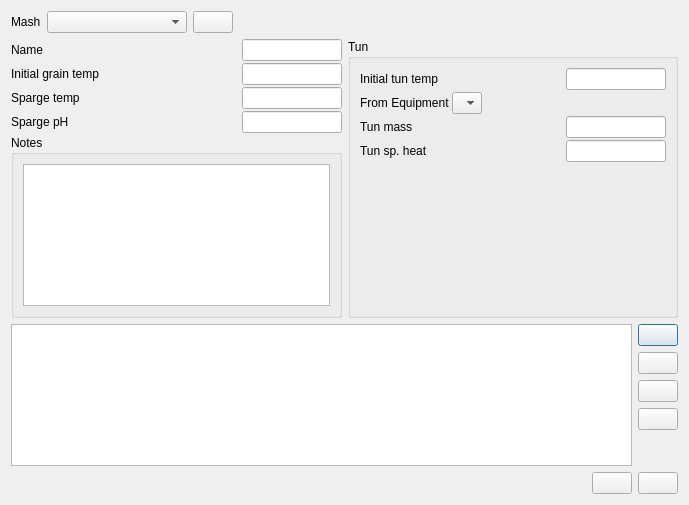
<?xml version="1.0" encoding="UTF-8"?>
<ui version="4.0">
 <class>namedMashEditor</class>
 <widget class="QDialog" name="namedMashEditor">
  <property name="geometry">
   <rect>
    <x>0</x>
    <y>0</y>
    <width>689</width>
    <height>505</height>
   </rect>
  </property>
  <property name="windowTitle">
   <string>Named Mash Editor</string>
  </property>
  <layout class="QVBoxLayout" name="verticalLayout_6">
   <item>
    <layout class="QHBoxLayout" name="horizontalLayout_mashs">
     <item>
      <widget class="QLabel" name="label_9">
       <property name="text">
        <string>Mash</string>
       </property>
      </widget>
     </item>
     <item>
      <widget class="QComboBox" name="mashComboBox">
       <property name="minimumSize">
        <size>
         <width>140</width>
         <height>0</height>
        </size>
       </property>
       <property name="sizeAdjustPolicy">
        <enum>QComboBox::AdjustToContents</enum>
       </property>
      </widget>
     </item>
     <item>
      <widget class="QPushButton" name="pushButton_remove">
       <property name="toolTip">
        <string>Delete selected style</string>
       </property>
       <property name="text">
        <string/>
       </property>
       <property name="icon">
        <iconset resource="../build/brewtarget.qrc">
         <normaloff>:/images/smallMinus.svg</normaloff>:/images/smallMinus.svg</iconset>
       </property>
       <property name="autoDefault">
        <bool>false</bool>
       </property>
      </widget>
     </item>
     <item>
      <spacer name="horizontalSpacer">
       <property name="orientation">
        <enum>Qt::Horizontal</enum>
       </property>
       <property name="sizeHint" stdset="0">
        <size>
         <width>40</width>
         <height>20</height>
        </size>
       </property>
      </spacer>
     </item>
    </layout>
   </item>
   <item>
    <layout class="QHBoxLayout" name="horizontalLayout_10">
     <item>
      <layout class="QVBoxLayout" name="verticalLayout_3">
       <property name="spacing">
        <number>2</number>
       </property>
       <item>
        <layout class="QHBoxLayout" name="horizontalLayout">
         <item>
          <widget class="QLabel" name="label">
           <property name="sizePolicy">
            <sizepolicy hsizetype="Expanding" vsizetype="Preferred">
             <horstretch>0</horstretch>
             <verstretch>0</verstretch>
            </sizepolicy>
           </property>
           <property name="text">
            <string>Name</string>
           </property>
          </widget>
         </item>
         <item>
          <widget class="QLineEdit" name="lineEdit_name">
           <property name="sizePolicy">
            <sizepolicy hsizetype="Fixed" vsizetype="Fixed">
             <horstretch>0</horstretch>
             <verstretch>0</verstretch>
            </sizepolicy>
           </property>
           <property name="maximumSize">
            <size>
             <width>100</width>
             <height>16777215</height>
            </size>
           </property>
           <property name="toolTip">
            <string>Name</string>
           </property>
          </widget>
         </item>
        </layout>
       </item>
       <item>
        <layout class="QHBoxLayout" name="horizontalLayout_2">
         <item>
          <widget class="QLabel" name="label_2">
           <property name="sizePolicy">
            <sizepolicy hsizetype="Expanding" vsizetype="Preferred">
             <horstretch>0</horstretch>
             <verstretch>0</verstretch>
            </sizepolicy>
           </property>
           <property name="text">
            <string>Initial grain temp</string>
           </property>
          </widget>
         </item>
         <item>
          <widget class="QLineEdit" name="lineEdit_grainTemp">
           <property name="sizePolicy">
            <sizepolicy hsizetype="Fixed" vsizetype="Fixed">
             <horstretch>0</horstretch>
             <verstretch>0</verstretch>
            </sizepolicy>
           </property>
           <property name="maximumSize">
            <size>
             <width>100</width>
             <height>16777215</height>
            </size>
           </property>
           <property name="toolTip">
            <string>Initial grain temp</string>
           </property>
          </widget>
         </item>
        </layout>
       </item>
       <item>
        <layout class="QHBoxLayout" name="horizontalLayout_4">
         <item>
          <widget class="QLabel" name="label_4">
           <property name="sizePolicy">
            <sizepolicy hsizetype="Expanding" vsizetype="Preferred">
             <horstretch>0</horstretch>
             <verstretch>0</verstretch>
            </sizepolicy>
           </property>
           <property name="text">
            <string>Sparge temp</string>
           </property>
          </widget>
         </item>
         <item>
          <widget class="QLineEdit" name="lineEdit_spargeTemp">
           <property name="sizePolicy">
            <sizepolicy hsizetype="Fixed" vsizetype="Fixed">
             <horstretch>0</horstretch>
             <verstretch>0</verstretch>
            </sizepolicy>
           </property>
           <property name="maximumSize">
            <size>
             <width>100</width>
             <height>16777215</height>
            </size>
           </property>
           <property name="toolTip">
            <string>Sparge temp target</string>
           </property>
          </widget>
         </item>
        </layout>
       </item>
       <item>
        <layout class="QHBoxLayout" name="horizontalLayout_5">
         <item>
          <widget class="QLabel" name="label_5">
           <property name="sizePolicy">
            <sizepolicy hsizetype="Expanding" vsizetype="Preferred">
             <horstretch>0</horstretch>
             <verstretch>0</verstretch>
            </sizepolicy>
           </property>
           <property name="text">
            <string>Sparge pH</string>
           </property>
          </widget>
         </item>
         <item>
          <widget class="QLineEdit" name="lineEdit_spargePh">
           <property name="sizePolicy">
            <sizepolicy hsizetype="Fixed" vsizetype="Fixed">
             <horstretch>0</horstretch>
             <verstretch>0</verstretch>
            </sizepolicy>
           </property>
           <property name="maximumSize">
            <size>
             <width>100</width>
             <height>16777215</height>
            </size>
           </property>
           <property name="toolTip">
            <string>Sparge pH</string>
           </property>
          </widget>
         </item>
        </layout>
       </item>
       <item>
        <widget class="QGroupBox" name="groupBox">
         <property name="sizePolicy">
          <sizepolicy hsizetype="Preferred" vsizetype="MinimumExpanding">
           <horstretch>0</horstretch>
           <verstretch>0</verstretch>
          </sizepolicy>
         </property>
         <property name="minimumSize">
          <size>
           <width>0</width>
           <height>100</height>
          </size>
         </property>
         <property name="title">
          <string>Notes</string>
         </property>
         <layout class="QVBoxLayout" name="verticalLayout">
          <item>
           <widget class="QTextEdit" name="textEdit_notes"/>
          </item>
         </layout>
        </widget>
       </item>
      </layout>
     </item>
     <item>
      <layout class="QVBoxLayout" name="verticalLayout_4">
       <property name="spacing">
        <number>2</number>
       </property>
       <item>
        <widget class="QGroupBox" name="groupBox_2">
         <property name="title">
          <string>Tun</string>
         </property>
         <layout class="QVBoxLayout" name="verticalLayout_2">
          <property name="spacing">
           <number>2</number>
          </property>
          <item>
           <layout class="QHBoxLayout" name="horizontalLayout_3">
            <item>
             <widget class="QLabel" name="label_3">
              <property name="sizePolicy">
               <sizepolicy hsizetype="Expanding" vsizetype="Preferred">
                <horstretch>0</horstretch>
                <verstretch>0</verstretch>
               </sizepolicy>
              </property>
              <property name="text">
               <string>Initial tun temp</string>
              </property>
             </widget>
            </item>
            <item>
             <widget class="QLineEdit" name="lineEdit_tunTemp">
              <property name="sizePolicy">
               <sizepolicy hsizetype="Fixed" vsizetype="Fixed">
                <horstretch>0</horstretch>
                <verstretch>0</verstretch>
               </sizepolicy>
              </property>
              <property name="maximumSize">
               <size>
                <width>100</width>
                <height>16777215</height>
               </size>
              </property>
              <property name="toolTip">
               <string>Initial tun temp</string>
              </property>
             </widget>
            </item>
           </layout>
          </item>
          <item>
           <layout class="QHBoxLayout" name="horizontalLayout_11">
            <item>
             <widget class="QLabel" name="label_8">
              <property name="text">
               <string>From Equipment</string>
              </property>
             </widget>
            </item>
            <item>
             <widget class="CustomComboBox" name="equipmentComboBox">
              <property name="sizePolicy">
               <sizepolicy hsizetype="Maximum" vsizetype="Fixed">
                <horstretch>0</horstretch>
                <verstretch>0</verstretch>
               </sizepolicy>
              </property>
              <property name="maximumSize">
               <size>
                <width>30</width>
                <height>16777215</height>
               </size>
              </property>
             </widget>
            </item>
            <item>
             <spacer name="horizontalSpacer_3">
              <property name="orientation">
               <enum>Qt::Horizontal</enum>
              </property>
              <property name="sizeHint" stdset="0">
               <size>
                <width>40</width>
                <height>20</height>
               </size>
              </property>
             </spacer>
            </item>
           </layout>
          </item>
          <item>
           <layout class="QHBoxLayout" name="horizontalLayout_6">
            <item>
             <widget class="QLabel" name="label_6">
              <property name="sizePolicy">
               <sizepolicy hsizetype="Expanding" vsizetype="Preferred">
                <horstretch>0</horstretch>
                <verstretch>0</verstretch>
               </sizepolicy>
              </property>
              <property name="text">
               <string>Tun mass</string>
              </property>
             </widget>
            </item>
            <item>
             <widget class="QLineEdit" name="lineEdit_tunMass">
              <property name="sizePolicy">
               <sizepolicy hsizetype="Fixed" vsizetype="Fixed">
                <horstretch>0</horstretch>
                <verstretch>0</verstretch>
               </sizepolicy>
              </property>
              <property name="maximumSize">
               <size>
                <width>100</width>
                <height>16777215</height>
               </size>
              </property>
              <property name="toolTip">
               <string>Tun mass</string>
              </property>
             </widget>
            </item>
           </layout>
          </item>
          <item>
           <layout class="QHBoxLayout" name="horizontalLayout_7">
            <item>
             <widget class="QLabel" name="label_7">
              <property name="sizePolicy">
               <sizepolicy hsizetype="Expanding" vsizetype="Preferred">
                <horstretch>0</horstretch>
                <verstretch>0</verstretch>
               </sizepolicy>
              </property>
              <property name="text">
               <string>Tun sp. heat</string>
              </property>
             </widget>
            </item>
            <item>
             <widget class="QLineEdit" name="lineEdit_tunSpHeat">
              <property name="sizePolicy">
               <sizepolicy hsizetype="Fixed" vsizetype="Fixed">
                <horstretch>0</horstretch>
                <verstretch>0</verstretch>
               </sizepolicy>
              </property>
              <property name="maximumSize">
               <size>
                <width>100</width>
                <height>16777215</height>
               </size>
              </property>
              <property name="toolTip">
               <string>Tun specific heat (cal/(g*K))</string>
              </property>
             </widget>
            </item>
           </layout>
          </item>
          <item>
           <spacer name="verticalSpacer_2">
            <property name="orientation">
             <enum>Qt::Vertical</enum>
            </property>
            <property name="sizeHint" stdset="0">
             <size>
              <width>20</width>
              <height>40</height>
             </size>
            </property>
           </spacer>
          </item>
         </layout>
        </widget>
       </item>
      </layout>
     </item>
    </layout>
   </item>
   <item>
    <layout class="QHBoxLayout" name="horizontalLayout_9">
     <item>
      <widget class="QTableView" name="mashStepTableWidget">
       <property name="contextMenuPolicy">
        <enum>Qt::CustomContextMenu</enum>
       </property>
      </widget>
     </item>
     <item>
      <layout class="QVBoxLayout" name="verticalLayout_5">
       <item>
        <widget class="QPushButton" name="pushButton_addMashStep">
         <property name="toolTip">
          <string>Add mash step</string>
         </property>
         <property name="text">
          <string/>
         </property>
         <property name="icon">
          <iconset resource="../build/brewtarget.qrc">
           <normaloff>:/images/smallPlus.svg</normaloff>:/images/smallPlus.svg</iconset>
         </property>
        </widget>
       </item>
       <item>
        <widget class="QPushButton" name="pushButton_removeMashStep">
         <property name="toolTip">
          <string>Remove selected mash step</string>
         </property>
         <property name="text">
          <string/>
         </property>
         <property name="icon">
          <iconset resource="../build/brewtarget.qrc">
           <normaloff>:/images/smallMinus.svg</normaloff>:/images/smallMinus.svg</iconset>
         </property>
        </widget>
       </item>
       <item>
        <widget class="QPushButton" name="pushButton_mashUp">
         <property name="toolTip">
          <string>Mash step up</string>
         </property>
         <property name="icon">
          <iconset resource="../build/brewtarget.qrc">
           <normaloff>:/images/smallUpArrow.svg</normaloff>:/images/smallUpArrow.svg</iconset>
         </property>
        </widget>
       </item>
       <item>
        <widget class="QPushButton" name="pushButton_mashDown">
         <property name="toolTip">
          <string>Mash step down</string>
         </property>
         <property name="icon">
          <iconset resource="../build/brewtarget.qrc">
           <normaloff>:/images/smallDownArrow.svg</normaloff>:/images/smallDownArrow.svg</iconset>
         </property>
        </widget>
       </item>
       <item>
        <spacer name="verticalSpacer">
         <property name="orientation">
          <enum>Qt::Vertical</enum>
         </property>
         <property name="sizeHint" stdset="0">
          <size>
           <width>20</width>
           <height>40</height>
          </size>
         </property>
        </spacer>
       </item>
      </layout>
     </item>
    </layout>
   </item>
   <item>
    <layout class="QHBoxLayout" name="horizontalLayout_8">
     <item>
      <spacer name="horizontalSpacer_2">
       <property name="orientation">
        <enum>Qt::Horizontal</enum>
       </property>
       <property name="sizeHint" stdset="0">
        <size>
         <width>40</width>
         <height>20</height>
        </size>
       </property>
      </spacer>
     </item>
     <item>
      <widget class="QPushButton" name="pushButton_save">
       <property name="text">
        <string/>
       </property>
       <property name="icon">
        <iconset resource="../build/brewtarget.qrc">
         <normaloff>:/images/filesave.svg</normaloff>:/images/filesave.svg</iconset>
       </property>
      </widget>
     </item>
     <item>
      <widget class="QPushButton" name="pushButton_cancel">
       <property name="text">
        <string/>
       </property>
       <property name="icon">
        <iconset resource="../build/brewtarget.qrc">
         <normaloff>:/images/exit.svg</normaloff>:/images/exit.svg</iconset>
       </property>
      </widget>
     </item>
    </layout>
   </item>
  </layout>
 </widget>
 <customwidgets>
  <customwidget>
   <class>CustomComboBox</class>
   <extends>QComboBox</extends>
   <header>CustomComboBox.h</header>
  </customwidget>
 </customwidgets>
 <resources>
  <include location="../build/brewtarget.qrc"/>
 </resources>
 <connections/>
</ui>
